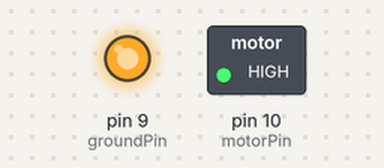
Bench run of a sketch on a simulated Arduino Uno, built with avr-gcc and run on an emulated ATmega328P. Shown: switched loads named in the sketch (green lamp = pin HIGH), output pins drawn as LEDs (lit = HIGH).

Above: at 0.2 s.
At 5.5 s:
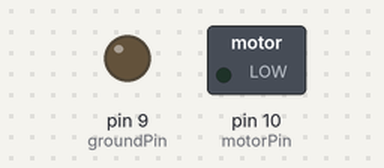
Timing chart, 0 to 13.7 s (numbered marks = the images above):
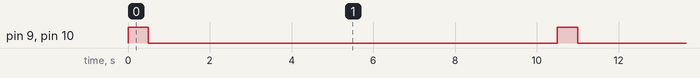

The sketch:

src.ino
```cpp
#include <Servo.h> //include servo library
#define groundPin    9 //define pin for motor
#define motorPin    10 //define pin for motor
Servo myservo;  // create servo object to control a servo
                // a maximum of eight servo objects can be created

int pos = 0;    // variable to store the servo position

void setup() {
  //myservo.attach(8);  // attaches the servo on pin 9 to the servo object
    pinMode(groundPin, OUTPUT);
    pinMode(motorPin, OUTPUT);
    digitalWrite(groundPin, LOW);
    digitalWrite(motorPin, LOW);
}

void loop() {


    digitalWrite(groundPin, HIGH);
    digitalWrite(motorPin, HIGH);
    delay(500);
    digitalWrite(groundPin, LOW);
    digitalWrite(motorPin, LOW);
    delay(10000);
    // delay(1000);
    // digitalWrite(groundPin, LOW);
    // digitalWrite(motorPin, LOW);
//   for (pos = 0; pos <= 180; pos += 1) { // goes from 0 degrees to 180 degrees
//     // in steps of 1 degree
//     myservo.write(pos);              // tell servo to go to position in variable 'pos'
//     delay(15);                       // waits 15ms for the servo to reach the position
//   }
//   for (pos = 180; pos >= 0; pos -= 1) { // goes from 180 degrees to 0 degrees
//     myservo.write(pos);              // tell servo to go to position in variable 'pos'
//     delay(15);                       // waits 15ms for the servo to reach the position
//   }
}
```

Measured:
- by itself, pin 9 (groundPin), pin 10 (motorPin): alternates HIGH for 0.50 s and LOW for 10.0 s
